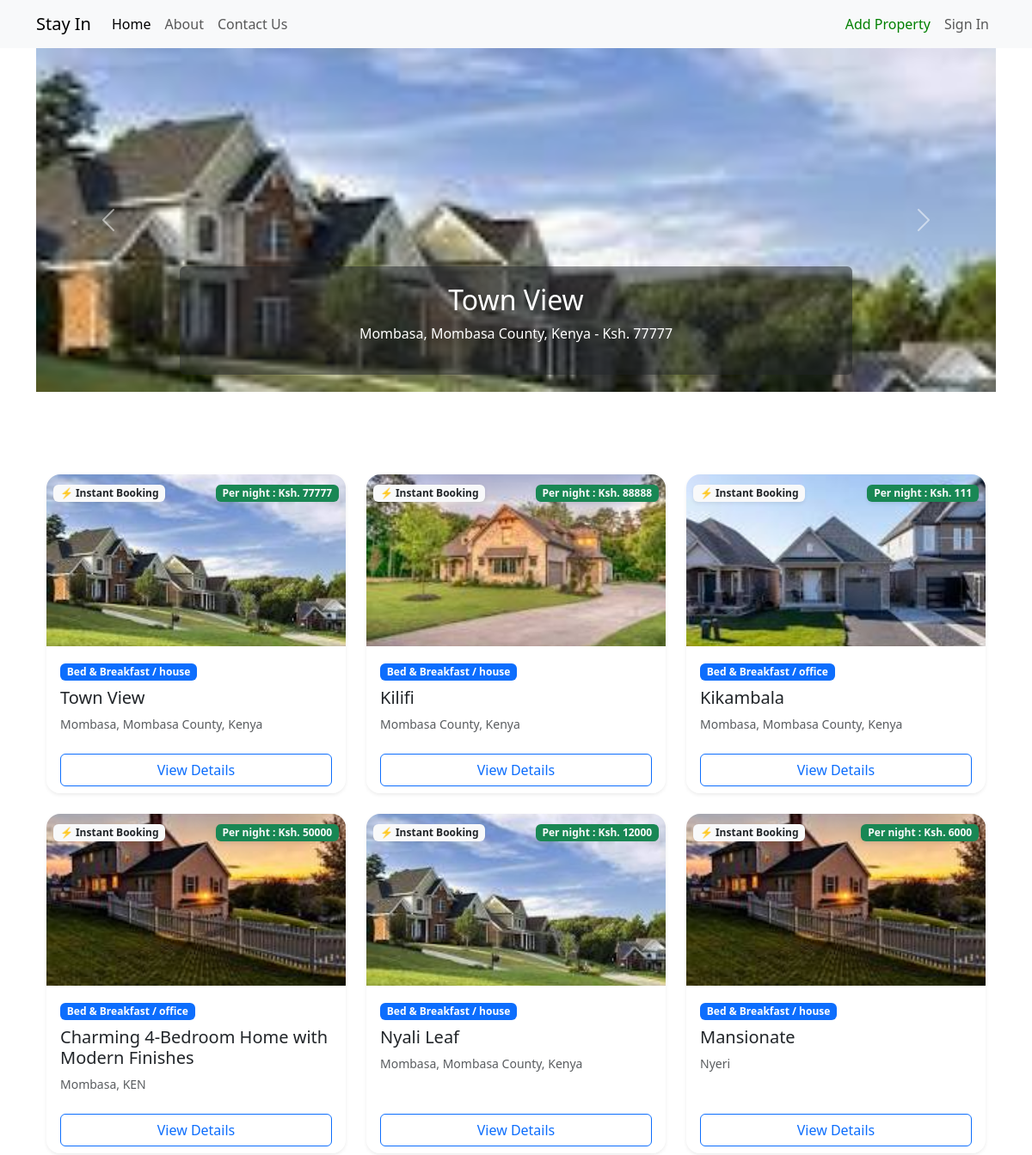
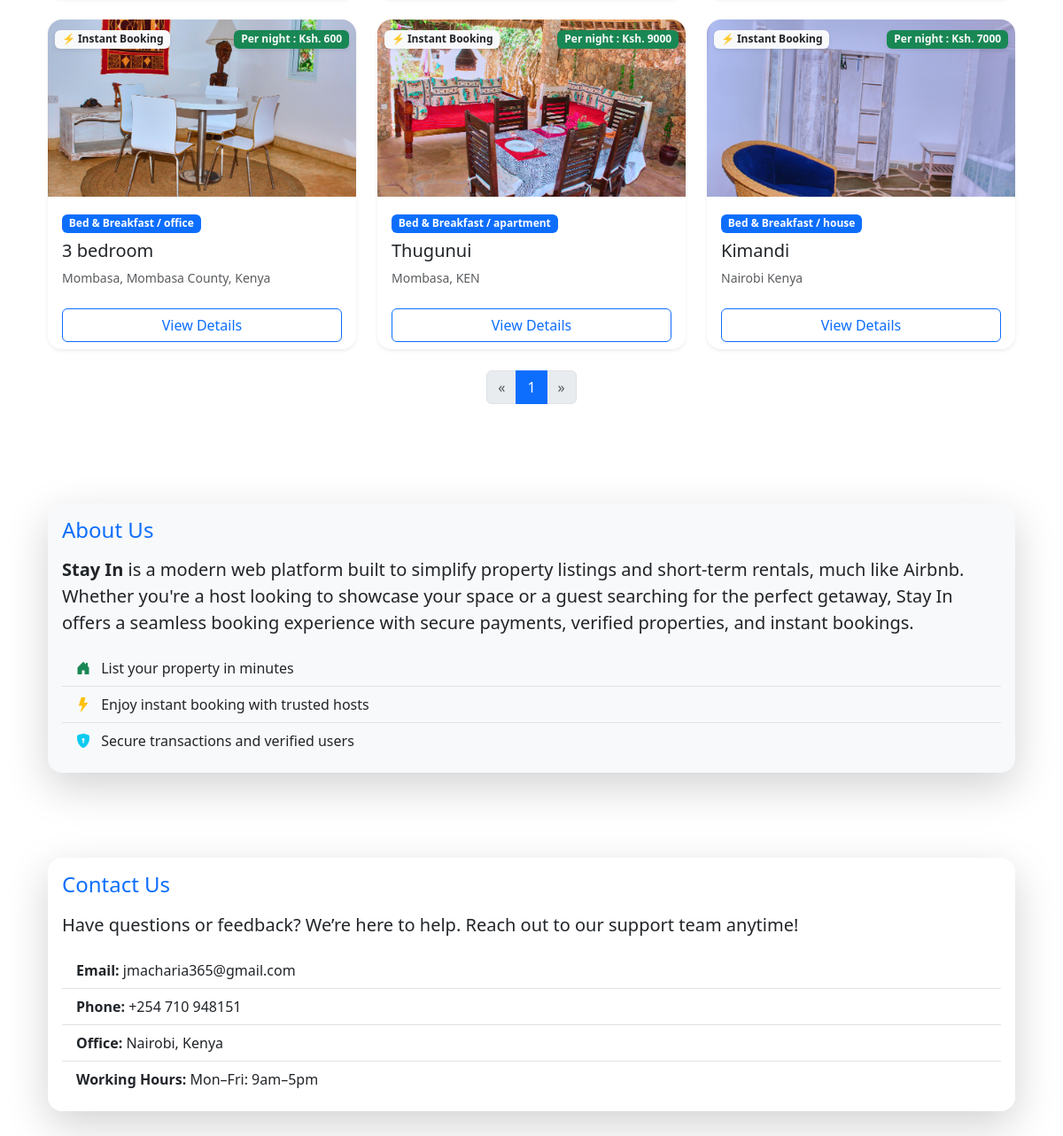
The page / on the database its author committed (2 pictures, top to bottom).
### PropertyApp/models.py (models this page shows, shortened)
class PropertyImage(models.Model):
    property = models.ForeignKey(Property, related_name='images', on_delete=models.CASCADE)
    cover_image = models.ImageField(
        upload_to='property_images/',  # Folder where images will be saved
        null=True,  # Allow null for existing properties
        blank=True,  # Allow empty for the cover image in case it's not set
        default='property_images/list.jpeg'  # Default image if no cover image is provided
    )

class Property(models.Model):
    title = models.CharField(max_length=200)
    description = models.TextField()
    location = models.CharField(max_length=200)
    price = models.DecimalField(max_digits=10, decimal_places=2)
    property_type = models.CharField(max_length=50, choices=[
        ('apartment', 'Apartment'),
        ('house', 'House'),
        ('office', 'Office'),
        ('land', 'Land')
    ])
    is_booked = models.BooleanField(default=False)
    cover_image = models.ImageField(upload_to='property_images/', default='property_images/list.jpeg')  # ✅ move this here

### PropertyApp/views.py (the view)
# urls.py: path('', views.property_list, name='property_list'),
def property_list(request):
    properties = Property.objects.all()
    if 'q' in request.GET:
        properties = properties.filter(title__icontains=request.GET['q'])
    if 'location' in request.GET:
        properties = properties.filter(location__icontains=request.GET['location'])
    if 'min_price' in request.GET:
        properties = properties.filter(price__gte=request.GET['min_price'])
    if 'max_price' in request.GET:
        properties = properties.filter(price__lte=request.GET['max_price'])
    if 'property_type' in request.GET:
        properties = properties.filter(property_type=request.GET['property_type'])
    if 'availability' in request.GET:
        if request.GET['availability'] == 'available':
            properties = properties.filter(is_booked=False)
        elif request.GET['availability'] == 'booked':
            properties = properties.filter(is_booked=True)
    paginator = Paginator(properties, 9)  # Show 9 properties per page
    page_number = request.GET.get('page')
    properties = paginator.get_page(page_number)
    return render(request, 'listings/property_list.html', {'properties': properties})

### PropertyApp/templates/listings/property_list.html (shortened to what this page needs)
{% load static %}
{% load custom_filters %}
<!DOCTYPE html>
<html lang="en">
<head>
    <link href="https://cdn.jsdelivr.net/npm/bootstrap@5.3.3/dist/css/bootstrap.min.css" rel="stylesheet">
    <link rel="stylesheet" href="https://cdn.jsdelivr.net/npm/bootstrap-icons@1.10.5/font/bootstrap-icons.css">
</head>
    <nav class="navbar navbar-expand-lg navbar-light bg-light">
        <div class="container">
            <a class="navbar-brand" href="#">Stay In</a>
            <ul class="navbar-nav ms-auto">
                    <li class="nav-item">
                        <a class="nav-link active" href="{% url 'property_list' %}">Home</a>
                    </li>
                 <li class="nav-item">
  <a class="nav-link" href="#about">About</a>
</li>
<li class="nav-item">
  <a class="nav-link" href="#contact">Contact Us</a>
</li>
                </ul>
            <div class="collapse navbar-collapse" id="navbarNav">
                <ul class="navbar-nav ms-auto">
                     <li class="nav-item">
                        <a style="color:green" class="nav-link" href="{% url 'create_property' %}">Add Property</a>
                    </li>
                    <li class="nav-item">
                        <a class="nav-link" href="#">Sign In</a>
                    </li>
                </ul>
            </div>
        </div>
    </nav>
<body>
<div class="container">
<div id="propertyCarousel" class="carousel slide mb-5" data-bs-ride="carousel">
  <div class="carousel-inner">
    {% for property in properties %}
      {% for image in property.images.all %}
        <div class="carousel-item {% if forloop.parentloop.first and forloop.first %}active{% endif %}">
          <img src="{{ image.cover_image.url }}" class="d-block w-100" style="height: 400px; object-fit: cover;" alt="Property Image">
          <div class="carousel-caption d-none d-md-block bg-dark bg-opacity-50 rounded">
            <h2>{{ property.title }}</h2>
            <p>{{ property.location }} - Ksh. {{ property.price|floatformat:0 }}</p>
          </div>
        </div>
      {% endfor %}
    {% endfor %}
  </div>
  <button class="carousel-control-prev" type="button" data-bs-target="#propertyCarousel" data-bs-slide="prev">
    <span class="carousel-control-prev-icon" aria-hidden="true"></span>
  </button>
  <button class="carousel-control-next" type="button" data-bs-target="#propertyCarousel" data-bs-slide="next">
    <span class="carousel-control-next-icon" aria-hidden="true"></span>
  </button>
</div>
   <div class="container py-5">
  <div class="row row-cols-1 row-cols-md-3 g-4">
    {% for property in properties %}
    <div class="col">
      <div class="card h-100 shadow-sm border-0 rounded-4 overflow-hidden">
 {% with property.images.first as main_image %}
  {% if main_image and main_image.cover_image %}
    <img src="{{ main_image.cover_image.url }}" class="card-img-top" alt="{{ property.title }}" style="height: 200px; object-fit: cover;">
  {% else %}
    <img src="/media/property_images/list.jpeg" class="card-img-top" alt="No image" style="height: 200px; object-fit: cover;">
  {% endif %}
{% endwith %}
        <div class="position-absolute top-0 start-0 m-2">
          <span class="badge bg-light text-dark fw-semibold shadow-sm">⚡ Instant Booking</span>
        </div>
        <div class="position-absolute top-0 end-0 m-2">
          <span class="badge bg-success text-light fw-semibold shadow-sm">
            Per night : Ksh. {{ property.price|floatformat:0 }}
          </span>
        </div>
        <div class="card-body">
          <span class="badge bg-primary mb-2">Bed &amp; Breakfast / {{ property.property_type }}</span>
          <h5 class="card-title">{{ property.title }}</h5>
          <p class="card-text text-muted small">{{ property.location }}</p>
        </div>
        <div class="card-footer bg-white border-0">
          <a href="{% url 'property_detail' property.pk %}" class="btn btn-outline-primary w-100">View Details</a>
        </div>
      </div>
    </div>
    {% empty %}
    <p>No properties found.</p>
    {% endfor %}
  </div>
  <div class="mt-4 d-flex justify-content-center">
    <nav>
      <ul class="pagination">
        {% if properties.has_previous %}
          <li class="page-item">
            <a class="page-link" href="?page={{ properties.previous_page_number }}" aria-label="Previous">&laquo;</a>
          </li>
        {% else %}
          <li class="page-item disabled">
            <span class="page-link">&laquo;</span>
          </li>
        {% endif %}
        {% for num in properties.paginator.page_range %}
          {% if properties.number == num %}
            <li class="page-item active"><span class="page-link">{{ num }}</span></li>
          {% else %}
            <li class="page-item"><a class="page-link" href="?page={{ num }}">{{ num }}</a></li>
          {% endif %}
        {% endfor %}
        {% if properties.has_next %}
          <li class="page-item">
            <a class="page-link" href="?page={{ properties.next_page_number }}" aria-label="Next">&raquo;</a>
          </li>
        {% else %}
          <li class="page-item disabled">
            <span class="page-link">&raquo;</span>
          </li>
        {% endif %}
      </ul>
    </nav>
  </div>
</div>
<div id="about" class="container py-5">
  <div class="card shadow-lg border-0 rounded-4 bg-light">
    <div class="card-body">
      <h4 class="card-title mb-3 text-primary">About Us</h4>
      <p class="card-text fs-5">
        <strong>Stay In</strong> is a modern web platform built to simplify property listings and short-term rentals, much like Airbnb. Whether you're a host looking to showcase your space or a guest searching for the perfect getaway, Stay In offers a seamless booking experience with secure payments, verified properties, and instant bookings.
      </p>
      <ul class="list-group list-group-flush mt-3">
        <li class="list-group-item bg-light"><i class="bi bi-house-door-fill text-success me-2"></i> List your property in minutes</li>
        <li class="list-group-item bg-light"><i class="bi bi-lightning-fill text-warning me-2"></i> Enjoy instant booking with trusted hosts</li>
        <li class="list-group-item bg-light"><i class="bi bi-shield-lock-fill text-info me-2"></i> Secure transactions and verified users</li>
      </ul>
    </div>
  </div>
</div>
<div id="contact" class="container py-5">
  <div class="card shadow-lg border-0 rounded-4 bg-white">
    <div class="card-body">
      <h4 class="card-title mb-3 text-primary">Contact Us</h4>
      <p class="card-text fs-5">
        Have questions or feedback? We’re here to help. Reach out to our support team anytime!
      </p>
      <ul class="list-group list-group-flush">
        <li class="list-group-item bg-white"><strong>Email:</strong> jmacharia365@gmail.com</li>
        <li class="list-group-item bg-white"><strong>Phone:</strong> +254 710 948151</li>
        <li class="list-group-item bg-white"><strong>Office:</strong> Nairobi, Kenya</li>
        <li class="list-group-item bg-white"><strong>Working Hours:</strong> Mon–Fri: 9am–5pm</li>
      </ul>
    </div>
  </div>
</div>
</div>
</body>
</html>

### PropertyApp/templates/listings/property_list.html (style rules this page uses)
.card-footer { background-color: white; }
html { scroll-behavior: smooth; }

### rows shown on the page
Property: title "Town View", location "Mombasa, Mombasa County, Kenya", price "77777", images.first.cover_image (picture), property_type "house"
PropertyImage: cover_image (picture)
Property: images.first.cover_image (picture), price "88888", property_type "house", title "Kilifi", location "Mombasa County, Kenya"
Property: images.first.cover_image (picture), price "111", property_type "office", title "Kikambala", location "Mombasa, Mombasa County, Kenya"
Property: price "50000", property_type "office", title "Charming 4-Bedroom Home with Modern Finishes", location "Mombasa, KEN"
Property: images.first.cover_image (picture), price "12000", property_type "house", title "Nyali Leaf", location "Mombasa, Mombasa County, Kenya"
Property: price "6000", property_type "house", title "Mansionate", location "Nyeri"
Property: images.first.cover_image (picture), price "600", property_type "office", title "3 bedroom", location "Mombasa, Mombasa County, Kenya"
Property: images.first.cover_image (picture), price "9000", property_type "apartment", title "Thugunui", location "Mombasa, KEN"
Property: images.first.cover_image (picture), price "7000", property_type "house", title "Kimandi", location "Nairobi Kenya"

### other values the page prints
{{ num }} "1"
